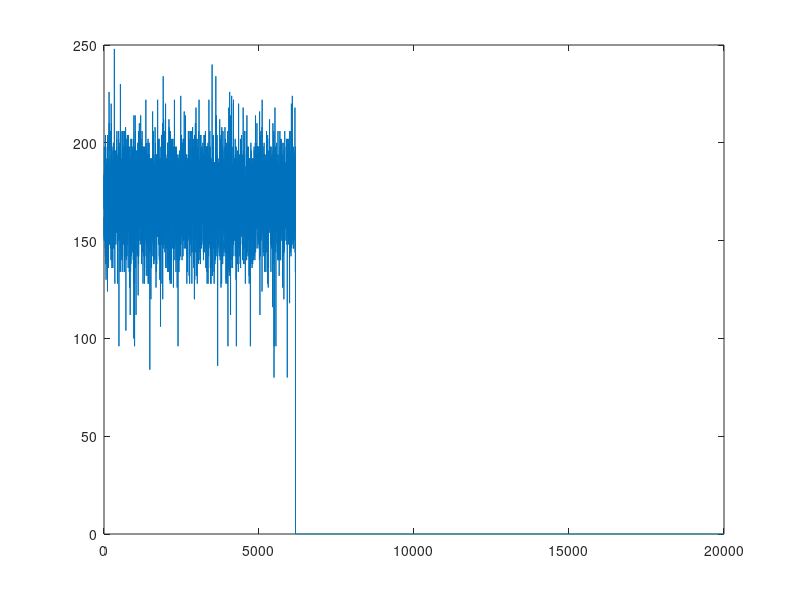

This chart was generated by the following MATLAB code: (Note: this script raises an error after producing the figure.)
fileID = fopen('output.dat','r');
sig_1=fread(fileID);
plot(sig_1);
fclose(fileID);
sig_1=sig_1(45000:50000);
sig_1=sig_1(1:fs);